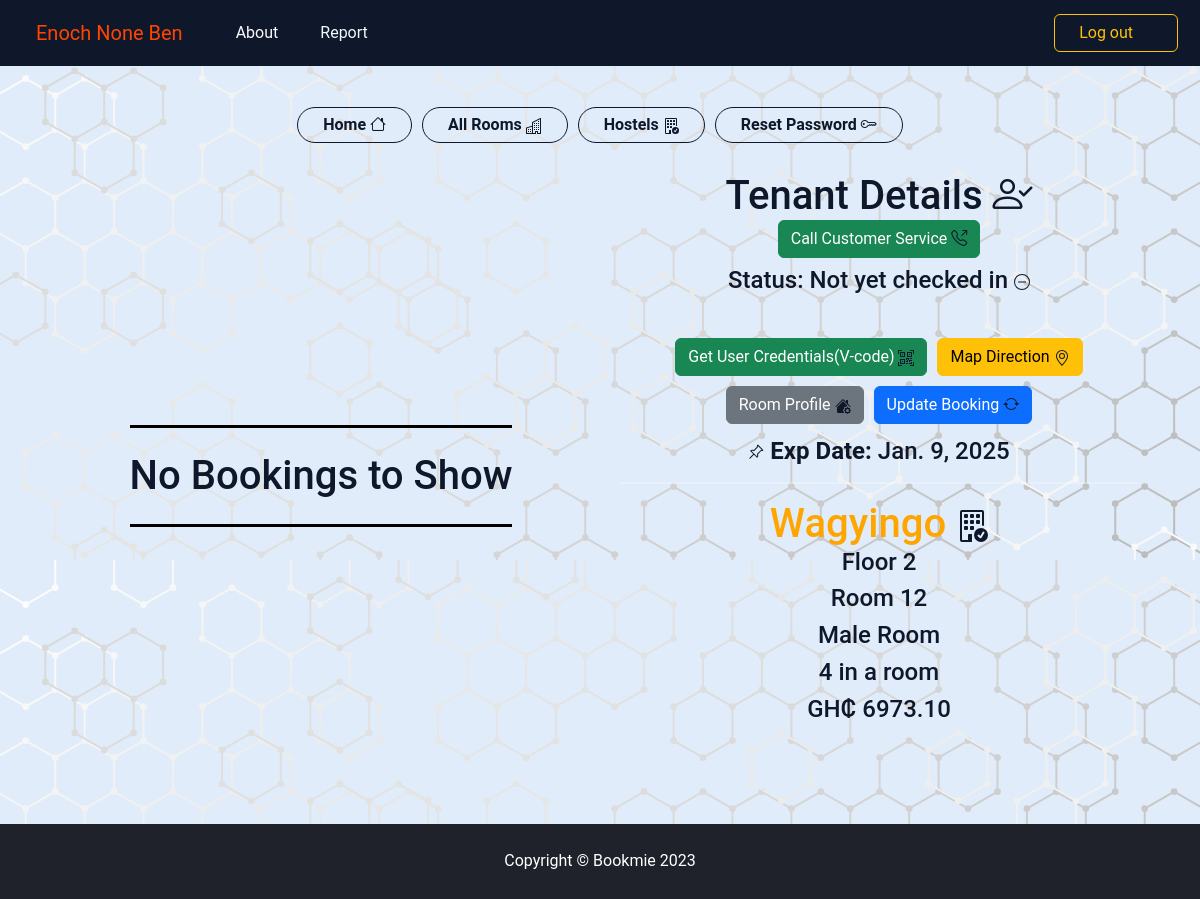
Before: /accounts/booking-and-payments/ (signed in) with the older database file.
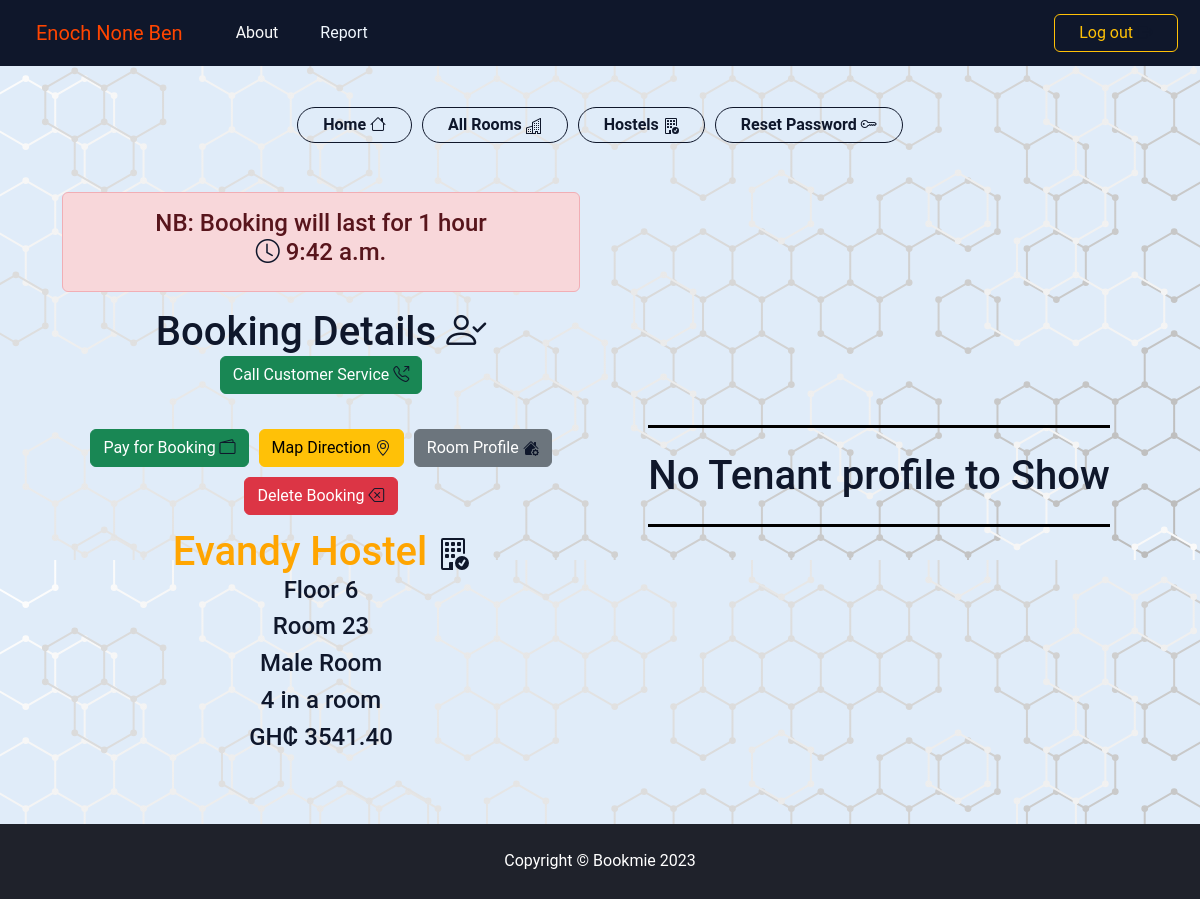
After: the same page with the newer database file.
### core/models.py (models this page shows, shortened)
class Tenant(models.Model):
    user = models.ForeignKey(CustomUser, on_delete=models.CASCADE)
    tenant_id = models.UUIDField(primary_key=True, default=uuid.uuid4, editable=False, unique=True)
    room = models.ForeignKey(RoomProfile, on_delete=models.CASCADE)
    hostel = models.ForeignKey(HostelProfile, on_delete=models.CASCADE)
    payed = models.BooleanField(default=False)
    checked_in = models.BooleanField(default=False)
    verification_code = models.CharField(max_length=700,
                                        default='unavailable',
                                        unique=True,
                                        editable=False)
    start_date = models.DateTimeField(auto_now_add=True)
    end_date = models.DateTimeField()
    class Meta:
        ordering = ('-start_date',)

class Booking(models.Model):
    room = models.ForeignKey(RoomProfile, on_delete=models.CASCADE)
    room_number = models.CharField(max_length=20)
    hostel = models.ForeignKey(HostelProfile, on_delete=models.CASCADE)
    campus = models.ForeignKey(CampusProfile, on_delete=models.CASCADE)
    user = models.ForeignKey(CustomUser, on_delete=models.CASCADE)
    student_id = models.CharField(max_length=20)
    booking_id = models.UUIDField(primary_key=True, default=uuid.uuid4, editable=False, unique=True)
    start_time = models.DateTimeField(auto_now_add=True)
    end_time = models.DateTimeField(null=True, blank=True)
    status = models.CharField(max_length=20)
    payed = models.BooleanField(default=False)
    is_updating_vcode = models.BooleanField(default=False)
    class Meta:
        ordering = ('-start_time',)

### rooms_app/models.py (models this page shows, shortened)
class RoomProfile(models.Model):
    room_no = models.CharField(max_length=20,default=000,verbose_name='Room number')
    floor_no = models.IntegerField(default=0,verbose_name='Floor number')
    room_id = models.UUIDField(primary_key=True, default=uuid.uuid4, editable=False, unique=True)
    hostel = models.ForeignKey(HostelProfile, on_delete=models.CASCADE,
                               related_name='rooms')
    campus = models.ForeignKey(CampusProfile, on_delete=models.SET_NULL,
                                verbose_name="Campus where Room is located",
                                null=True)
    room_capacity = models.PositiveIntegerField(default=4)
    bed_space_left = models.IntegerField(default=0)
    gender = models.CharField(max_length=20,
                            choices=[('female','female'),('male','male'),('open','open')],
                            verbose_name="Gender of room",
                            default="open")
    room_price = models.DecimalField(blank=False, decimal_places=2, max_digits=8)
    ptf_room_price = models.DecimalField(default=0.0, editable=False, decimal_places=2, max_digits=8)
    """
    field just there to compare and check if the field "room price"
    has been changed or not when the save method is called on an object
    """
    previous_price_check = models.DecimalField(blank=True, editable=False,
                                      null=True, decimal_places=2, max_digits=7)
    rating = models.IntegerField(choices=rating ,blank=False,
                                 default='⭐', )
    booking_count = models.PositiveIntegerField(default=0)
    booking_occupied = models.BooleanField(default=False)
    platform_occupied = models.BooleanField(default=False)
    occupied = models.BooleanField(default=False)
    inbuilt_kitchen = models.BooleanField(default=False)
    """ if room does not contain bathroom then it is shared """
    inbuilt_bathroom = models.BooleanField(default=False)
    inbuilt_balcony = models.BooleanField(default=False)
    air_condition = models.BooleanField(default=False)
    class Meta:
        db_table = "room_profiles"
    def save(self, *args, **kwargs):
        if self.room_price!=self.previous_price_check:
            addtional_pricing: float = float(self.room_price) * settings.SUPPLY_COST_PERCENTAGE
            self.ptf_room_price = float(self.room_price) + addtional_pricing
            self.previous_price_check = self.room_price
        else:
            """
            Do nothing to ptf price if room price is still the same,
            could be that the room has been updated but not the
            price which does not need to be updated
            """
            pass
        return super().save(*args, **kwargs)

### hostel_app/models.py (models this page shows, shortened)
class HostelProfile(models.Model):
    hostel_name = models.CharField(max_length=50)
    hostel_id = models.UUIDField(default=uuid.uuid4,
                                 editable=False, unique=True)
    hostel_code = models.CharField(max_length=100,
                                   null=True, blank=True,
                                   unique=True)
    hostel_image = models.ImageField(upload_to='HostelProfiles',
                                      default='unavailable.jpg')
    hostel_manager_profile_picture = models.ImageField(default="unknown_profile.jpg", upload_to="ManagersProfilePictures")
    room_image =  models.ImageField(upload_to='RoomImages',verbose_name="Image of one room",
                                      default='unavailable.jpg')
    room_image2 = models.ImageField(upload_to='RoomImages',verbose_name="Image2 of one room",
                                      default='unavailable.jpg')
    room_image3 = models.ImageField(upload_to='RoomImages',verbose_name="Image3 of one room",
                                      default='unavailable.jpg')
    category = models.CharField(max_length=15,
                                    verbose_name='type',default='Hostel',
                                    blank=False, choices=category)
    rating = models.IntegerField(choices=rating, verbose_name='Stars',
                                       default=1)
    price_range = models.CharField(max_length=50,
                                   default='unavailable',
                                   blank=True)
    number_of_rooms = models.IntegerField(default=5)
    campus = models.ForeignKey(CampusProfile, on_delete=models.SET_NULL, null=True)
    hostel_manager = models.OneToOneField(CustomUser, on_delete=models.SET_NULL,
                                          related_name='hostels', null=True,)
    hostel_email = models.EmailField(blank=True)
    account_number = models.CharField(max_length=70,
                                      default='unavailable',)
    bank_code = models.CharField(max_length=50, choices=Banks ,default='unavailable')
    mobile_money = models.CharField(max_length=14,
                                    default='unavailable',)
    manager_contact = models.CharField(max_length=10, blank=True,
                                       verbose_name="Manager's Contact")
    hostel_contact = models.CharField(max_length=10, verbose_name="Hostel's Contact")
    other_contact = models.CharField(max_length=10, blank=True)
    location = models.CharField(max_length=500, default="location unavailable")
    main_website = models.URLField(null=True, blank=True,
                                verbose_name='Hostel Website')
    verified = models.BooleanField(default=False)
    occupied = models.BooleanField(default=False)
    address = map_fields.AddressField(max_length=200, blank=True, null=True)
    geolocation = map_fields.GeoLocationField(max_length=500, blank=True, null=True)
    facilities = models.TextField(default="unavailable")
    class Meta:
        db_table = 'hostel_profiles'
        ordering = ('-hostel_name',)

### accounts/views.py (the view)
# urls.py: path('booking-and-payments/', views.booking_and_payments, name='booking-and-payments'),
@login_required()
def booking_and_payments(request):
    get_user = CustomUser.objects.get(id=request.user.id)
    if Booking.objects.filter(user=request.user).exists():
        booking = Booking.objects.get(user=request.user)
        tenant = False
        context = {'user':get_user, 'tenant':tenant,'booking': booking,}
        return render(request, 'booking_and_payments.html',context=context)
    elif Tenant.objects.filter(user=request.user).exists():
        tenant = Tenant.objects.get(user=request.user)
        booking = False
        context = {'user':get_user,'booking': booking,'tenant':tenant}
        return render(request, 'booking_and_payments.html',context=context)
    else:
        return render(request, 'booking_and_payments.html')

### templates/booking_and_payments.html (shortened to what the changed rows need)
{% load static %}
<!DOCTYPE html>
<html lang="en">
  <head>
    <link
      href="{% static 'profileStaticfiles/css/styles.css' %}"
      rel="stylesheet"
    />
    <link
      href="https://cdn.jsdelivr.net/npm/bootstrap@5.3.2/dist/css/bootstrap.min.css"
      rel="stylesheet"
    />
    <link
      href="https://cdn.jsdelivr.net/npm/bootstrap-icons@1.5.0/font/bootstrap-icons.css"
      rel="stylesheet"
    />
    <link
      rel="stylesheet"
      href="{% static 'booking_and_payments/styles.css' %}"
    />
  </head>
  <body>
    <br />
    <br />
    <br />
    <div class="container py-4">
      <div class="left-half">
        <div class="user-info">
          {% if booking %}
          <div>
            <div class="alert alert-danger" role="alert">
              <h4 style="text-align: center">
                NB: Booking will last for 1 hour
                <br>
                <i class="bi bi-clock"></i> {{ booking.end_time.time }}
              </h4>
            </div>
            <h1>
              Booking Details
              <i class="bi bi-person-check"></i>
            </h1>
            <a href="tel:0206237060" type="button" class="btn btn-success">Call Customer Service
              <i class="bi bi-telephone-outbound"></i>
            </a>
            <div class="box mb-4">
              <div class="">
                <a
                  href="{% url 'payments:init-payment' booking.room.room_id %}"
                  class="btn btn-success"
                >
                  Pay for Booking
                  <i class="bi bi-wallet2"></i>
                </a>
              </div>
              <div class="">
                <a
                  href="{%  url 'maps:hostel-direction' booking.room.hostel.hostel_id %}"
                  id="direction"
                  class="btn btn-warning"
                  >
                  Map Direction
                </a
                >
              </div>
              <div class="">
                <a
                  href="{% url 'rooms:profile' booking.room.room_id %}"
                  class="btn btn-secondary"
                >
                  Room Profile
                </a>
              </div>
              <div class="">
                <a
                  href="{% url 'core:delete-booking' %}"
                  class="btn btn-danger"
                >
                  Delete Booking
                  <i class="bi bi-backspace"></i>
                </a>
              </div>
            </div>
            <br />
            <h1 style="color: orange;">{{ booking.hostel.hostel_name }}
            </h1>
            <h4>Floor {{ booking.room.floor_no }}</h4>
            <h4>Room {{ booking.room.room_no }}</h4>
            <h4>{{ booking.room.gender.capitalize }} Room</h4>
            <h4>{{ booking.room.room_capacity }} in a room</h4>
            <h4>GH₵ {{ booking.room.ptf_room_price }}</h4>
          </div>
          {% else %}
          <h1 class="empty py-4">No Bookings to Show</h1>
          {% endif %}
        </div>
      </div>
      <div class="right-half">
        {% if tenant %}
        <div>
          <h1>Tenant Details
          <i class="bi bi-person-check"></i>
          </h1>
          <a href="tel:0206237060" type="button" class="btn btn-success mb-2">Call Customer Service
            <i class="bi bi-telephone-outbound"></i>
          </a>
          {% if tenant.checked_in %}
          <h4>
            Status: Checked in
            <svg
              xmlns="http://www.w3.org/2000/svg"
              width="16"
              height="16"
              fill="currentColor"
              class="bi bi-check-circle"
              viewBox="0 0 16 16"
            >
              <path
                d="M8 15A7 7 0 1 1 8 1a7 7 0 0 1 0 14m0 1A8 8 0 1 0 8 0a8 8 0 0 0 0 16"
              />
              <path
                d="M10.97 4.97a.235.235 0 0 0-.02.022L7.477 9.417 5.384 7.323a.75.75 0 0 0-1.06 1.06L6.97 11.03a.75.75 0 0 0 1.079-.02l3.992-4.99a.75.75 0 0 0-1.071-1.05"
              />
            </svg>
          </h4>
          {% else %}
          <h4>
            Status: Not yet checked in
            <svg
              xmlns="http://www.w3.org/2000/svg"
              width="16"
              height="16"
              fill="currentColor"
              class="bi bi-dash-circle"
              viewBox="0 0 16 16"
            >
              <path
                d="M8 15A7 7 0 1 1 8 1a7 7 0 0 1 0 14m0 1A8 8 0 1 0 8 0a8 8 0 0 0 0 16"
              />
              <path
                d="M4 8a.5.5 0 0 1 .5-.5h7a.5.5 0 0 1 0 1h-7A.5.5 0 0 1 4 8"
              />
            </svg>
          </h4>
          {% endif %}
          <div class="box mb-5">
            <div class="">
              <a
                href="{% url 'payments:tenant-authentication' %}"
                class="btn btn-success"
              >
                Get User Credentials(V-code)
              </a>
            </div>
            <div class="">
              <a
                href="{%  url 'maps:hostel-direction' tenant.room.hostel.hostel_id %}"
                id="direction"
                class="btn btn-warning"
              >
                Map Direction
              </a>
            </div>
            <div class="">
              <a
                href="{% url 'rooms:profile' tenant.room.room_id %}"
                class="btn btn-secondary"
              >
                Room Profile
              </a>
            </div>
            <div class="">
              <form method="POST" action="{% url 'core:update-v-code' %}">
                <button type="submit" class="btn btn-primary">
                  Update Booking
                <i class="bi bi-arrow-repeat"></i>
                </button>
              </form>
            </div>
          </div>
          <h4>
            <strong> Exp Date:</strong> {{ tenant.end_date.date }}
          </h4>
          <hr />
          <h1 style="color: orange;">{{ tenant.room.hostel.hostel_name }}
          </h1>
          <h4>Floor {{ tenant.room.floor_no }}</h4>
          <h4>Room {{ tenant.room.room_no }}</h4>
          <h4>{{ tenant.room.gender.capitalize }} Room</h4>
          <h4>{{ tenant.room.room_capacity }} in a room</h4>
          <h4>GH₵ {{ tenant.room.ptf_room_price }}</h4>
          <br />
        </div>
        <br />
        {% else %}
        <h1 class="empty py-4">No Tenant profile to Show</h1>
        {% endif %}
      </div>
    </div>
  </body>
</html>

Changed rows visible on the page:
removed Tenant: end_date "Jan. 9, 2025", room.hostel.hostel_name "Wagyingo", room.floor_no "2", room.room_no "12", room.gender "Male", room.room_capacity "4", room.ptf_room_price "6973.10"
added Booking: end_time.time "9:42 a.m.", hostel.hostel_name "Evandy Hostel", room.floor_no "6", room.room_no "23", room.gender "Male", room.room_capacity "4", room.ptf_room_price "3541.40"
Other visible differences:
text no longer shown: "No Bookings to Show Tenant Details Status: Not yet checked in Get User Credentials(V-code) Update Booking Exp Date:"
text now shown: "NB: Booking will last for 1 hour Booking Details Pay for Booking Delete Booking No Tenant profile to Show"
